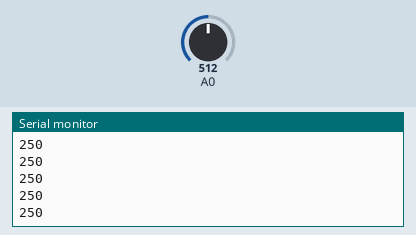
Simulated run of this sketch. Board: Arduino Uno, built with avr-gcc and run on an emulated ATmega328P. Shown: the last lines printed to the serial monitor. The inputs (shaded band) are chosen by the test bench; at power-on: A0 = 512.

Above: at 1.2 s.
1.3 s: A0 set to 716
At 1.68 s:
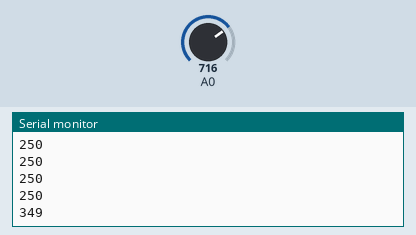
2.8 s: A0 set to 900
At 2.93 s:
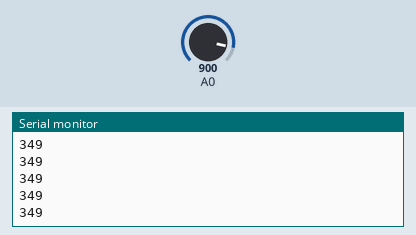
Timing chart, 0 to 5.8 s (numbered marks = the images above; inputs shaded):
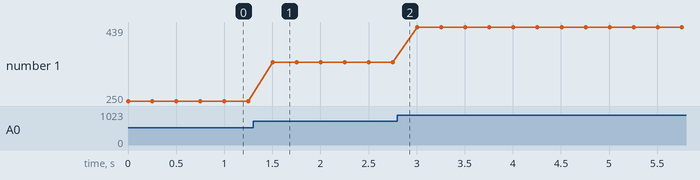

Measured:
- after the input at 1.3 s, the serial monitor: prints a new line after 0.20 s (image 1)
- plotted number 1: 250 → 349 after the input at 1.3 s, 349 → 439 after the input at 2.8 s

The sketch:

l4.ino
```cpp
void setup()
{
Serial.begin(9600);
}
void loop()
{
int value = analogRead(A0);
value = map(value, 0, 1023, 0, 500); // temp in Celsius
Serial.println(value);
delay(250);
}
```
